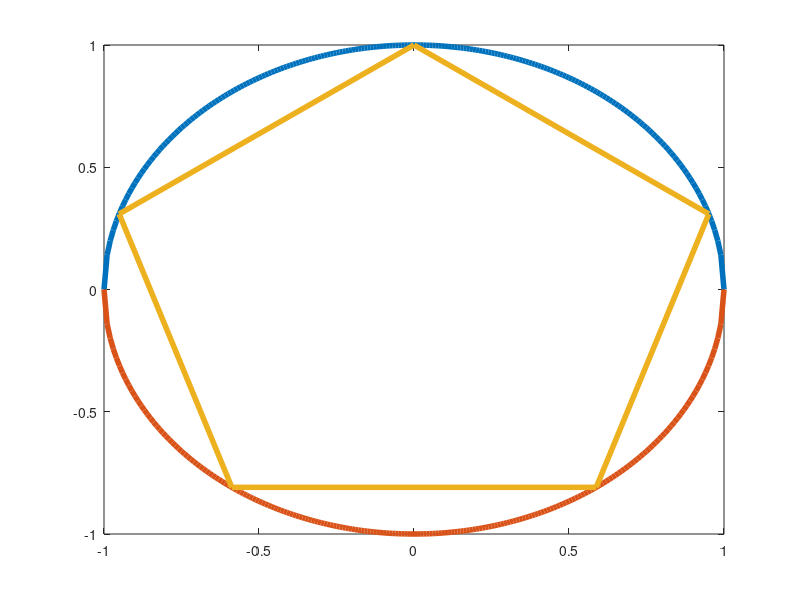

Reproduce this figure in MATLAB.
z = i;
n = 5;
k = 0 : n - 1;
z1 = nthroot (abs (z), n) * exp (i * (angle (z) + 2*pi*k)/ n)
z1 (6) = z1 (1)

x = -1: 0.01:1;
y = (1 - x.^2) .^0.5;
plot (x, y, "linewidth", 4, x, -y, "linewidth", 4, z1, "linewidth", 4)

